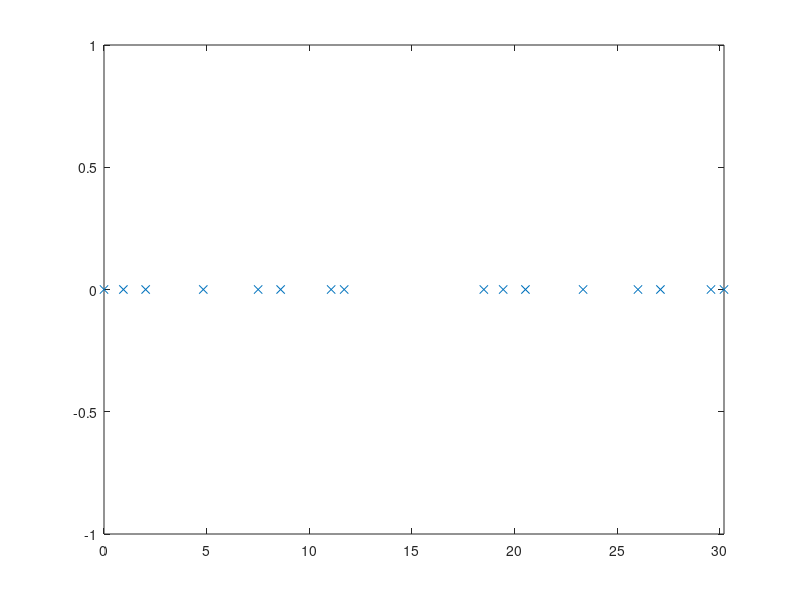

Write MATLAB code to recreate this figure. (Note: this script raises an error after producing the figure.)
%%
%  Random Spacing Linear Array Side Lobe Optimization
%
%  Version 1
%  Zhengyu Peng
%%

clear;

%% Configuration
wavelength=1;
k=2*pi/wavelength;   % wave number
angleStep=0.05;
theta=0:angleStep:360;
elementNumber=16;
spacingMIN=0.5; % minimum space between two elements
spacingMAX=3.5;   % maximum space between two elements
mainbeam=5;     % width of the main lobe
thetaM=90;      % location of the main lobe

%% random spacing
% d0, d1, d2, d3, d4, d5, d6, d7, d8, d9, d10, d11, d12, d13, d14

%     d=spacingMIN + (spacingMAX-spacingMIN).*rand(1,elementNumber-1);
%     d=[0,d];

%% random symmetrical spacing
% d0, d1, d2, d3, d4, d5, d6, d7, d6, d5, d4, d3, d2, d1, d0

% d=[spacingMIN/2 + (spacingMAX/2-spacingMIN/2).*rand(1), spacingMIN + (spacingMAX-spacingMIN).*rand(1,elementNumber/2-1)];
% d1=fliplr(d);
% d=[0,d1(1:length(d1)-1),d1(length(d1))+d(1),d(2:length(d))];

%% random spacing + shift
% d0, d1, d2, d3, d4, d5, d6, d7, d0, d1, d2, d3, d4, d5, d6

d=spacingMIN + (spacingMAX-spacingMIN).*rand(1,elementNumber/2-1);
d=[0,d,spacingMIN*2 + (spacingMAX*2-spacingMIN*2).*rand(1),d];

%%
for nn=2:length(d)
    d(nn)=d(nn-1)+d(nn);
end

figure(1);
plot(d,zeros(1,length(d)),'x');
axis([0,d(length(d)),-1,1]);

%% Array factor
A=zeros(length(theta),elementNumber);
for nn=1:length(d)
    A(:,nn)=exp(1i*k*d(nn)*cosd(theta));
end

%% Main lobe
A_M=zeros(1,elementNumber);
for nn=1:length(d)
    A_M(:,nn)=exp(1i*k*d(nn)*cosd(thetaM));
end

%% Side lobe
theta_SL=[0:angleStep:thetaM-mainbeam/2,thetaM+mainbeam/2:angleStep:180];
%theta_ML=90+mainbeam/2:angleStep:180;

A_SL=zeros(length(theta_SL),elementNumber);
for nn=1:length(d)
    A_SL(:,nn)=exp(1i*k*d(nn)*cosd(theta_SL));
end

%% Optimization
cvx_begin %quiet
variable w(elementNumber) complex
minimize( max(abs(A_SL*w)) )
subject to
A_M*w==1;
cvx_end

%% Plot result
%w=ones(1,elementNumber)';
figure(2);
plot(theta,20*log10(abs(A*w))-max(20*log10(abs(A*w))));
axis([0,180,-30,0]);
